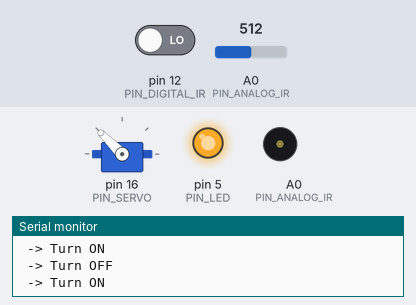
A sketch run on a simulated Arduino Uno, built with avr-gcc and run on an emulated ATmega328P. On the bench: servo, output pins drawn as LEDs (lit = HIGH), buzzer (waves = sounding), the last lines printed to the serial monitor. Inputs (shaded band) come from the test bench; at power-on: A0 (PIN_ANALOG_IR) = 512, pin 12 (PIN_DIGITAL_IR) LOW.

Above: at 25.0 s.
25.1 s: A0 (PIN_ANALOG_IR) set to 111
At 28.7 s:
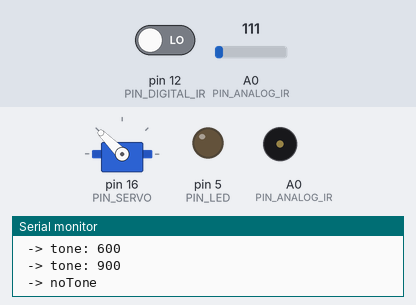
29.2 s: A0 (PIN_ANALOG_IR) set to 90
At 30.3 s:
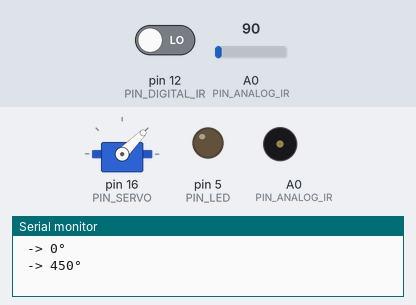
Timing chart, 0 to 36.4 s (numbered marks = the images above; inputs shaded):
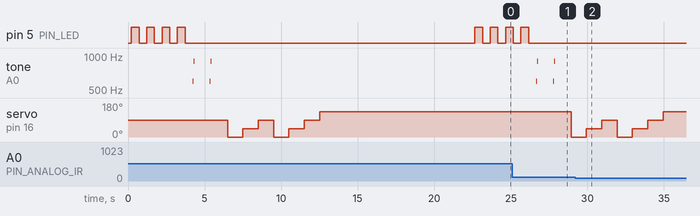

The sketch:

test_tout.ino
```cpp
#include <Servo.h>

#define TEST_LED
#define TEST_PIEZO
#define TEST_SERVO
#define TEST_IR

// CNC
/*#define PIN_LED 5
#define PIN_DIGITAL_IR  12
#define PIN_ANALOG_IR A0
#define PIN_PIEZO 14 //0
#define PIN_SERVO 16 //4
*/

// Plaque verte
#define PIN_LED 5 // D1 -> 5
#define PIN_DIGITAL_IR  12 // D6 -> 12
#define PIN_ANALOG_IR A0
#define PIN_PIEZO 14 // D5 -> 14
#define PIN_SERVO 16 // D0 -> 16

#define MIN_PULSE 500
#define MAX_PULSE 2500
Servo myservo;  // create servo object to control a servo


void setup() {
  Serial.begin(9600);
  Serial.println();

  Serial.println("\n\n---- Setup ----");

  // Led
  pinMode(PIN_LED, OUTPUT); // initialize digital pin LED_BUILTIN as an output.
  Serial.print("PIN_LED n°");
  Serial.print(PIN_LED);
  Serial.println(" initialized");

  // Piezo
  pinMode(PIN_PIEZO, OUTPUT);
  Serial.print("PIN_PIEZO n°");
  Serial.print(PIN_PIEZO);
  noTone(PIN_PIEZO);
  Serial.println(" initialized");

  // Servo
  myservo.attach(PIN_SERVO,MIN_PULSE,MAX_PULSE);  // attaches the servo on GIO2 to the servo object
  Serial.print("Servo on PIN n°");
  Serial.print(PIN_SERVO);
  Serial.print(" initialized with MIN_PULSE=");
  Serial.print(MIN_PULSE);
  Serial.print(" and MAX_PULSE=");
  Serial.print(MAX_PULSE);
  Serial.println("it correspond to the min and max angle for my servo motor");

  // IR
//  pinMode(PIN_DIGITAL_IR,INPUT);
  pinMode(PIN_ANALOG_IR,INPUT);
}

// the loop function runs over and over again forever
void loop() {

#ifdef TEST_LED
  // Test led
  Serial.println("\n---- Test led ----");
  int nb_repeat_led = 4;
  int duration_led = 500;
  Serial.print("Test Led (blink ");
  Serial.print(nb_repeat_led);
  Serial.print(" times every ");
  Serial.print(duration_led);
  Serial.println(" miliseconde");
  for(int i=0; i<nb_repeat_led; i++) {
    digitalWrite(PIN_LED, HIGH);
    Serial.println(" -> Turn ON");
    delay(duration_led);
    digitalWrite(PIN_LED, LOW);
    Serial.println(" -> Turn OFF");
    delay(duration_led);
  }
#endif

#ifdef TEST_PIEZO
  Serial.println("\n---- Test piezo ----");
  int nb_repeat_piezo = 2;
  int duration_piezo = 1000;
  int tone1 = 600;
  int tone2 = 900;
  Serial.print("Test piezo (repeat ");
  Serial.print(nb_repeat_piezo);
  Serial.print(" times every ");
  Serial.print(duration_piezo);
  Serial.println(" miliseconde");
  for(int i=0; i<nb_repeat_piezo; i++) {
    tone (PIN_PIEZO, 600);
    Serial.print(" -> tone: ");
    Serial.println(tone1);
    delay(50);
    tone (PIN_PIEZO, 900);
    Serial.print(" -> tone: ");
    Serial.println(tone2);
    delay(50);
    noTone(PIN_PIEZO);
    Serial.println(" -> noTone");
    delay(duration_piezo);
  }
#endif

#ifdef TEST_SERVO
  Serial.println("\n---- Test servo ----");
  int nb_repeat_servo = 2;
  int duration_servo = 1000;
  Serial.print("Test servo (0°, 45°, 90°, 135°, 180°, 0° repeat ");
  Serial.print(nb_repeat_servo);
  Serial.print(" times every ");
  Serial.print(duration_servo);
  Serial.println(" miliseconde");

  for(int i=0; i<nb_repeat_servo; i++) {
    myservo.write(0);
    Serial.println(" -> 0°");
    delay(duration_servo);

    myservo.write(45);
    Serial.println(" -> 450°");
    delay(duration_servo);

    myservo.write(90);
    Serial.println(" -> 90°");
    delay(duration_servo);

    myservo.write(135);
    Serial.println(" -> 135°");
  }
#endif

#ifdef TEST_IR
  int duration = 10000;
  int d = millis() + duration;
  Serial.print("Test IR during: ");
  Serial.println(duration);
  while(millis() < d) {
    Serial.print("Analog Reading=");
    Serial.print(analogRead(PIN_ANALOG_IR));
    Serial.print("\t Digital Reading=");
    Serial.println(digitalRead(PIN_DIGITAL_IR));
  }
#endif

  Serial.println("\n---- END OF TEST (repeat now) ----");

}
```

Measured:
- the behaviour switches between 100 and 99 on A0 (PIN_ANALOG_IR) (found by bisection; images 1 and 2)
- by itself, tone on A0 (PIN_ANALOG_IR): plays 600 Hz for 0.07 s, 900 Hz for 0.05 s, 600 Hz for 0.05 s, 900 Hz for 0.05 s
